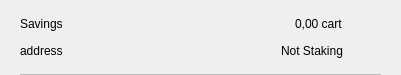
<?xml version="1.0" encoding="UTF-8"?>
<ui version="4.0">
 <class>CSRow</class>
 <widget class="QWidget" name="CSRow">
  <property name="geometry">
   <rect>
    <x>0</x>
    <y>0</y>
    <width>401</width>
    <height>75</height>
   </rect>
  </property>
  <property name="windowTitle">
   <string>Form</string>
  </property>
  <layout class="QVBoxLayout" name="verticalLayout">
   <property name="spacing">
    <number>0</number>
   </property>
   <property name="leftMargin">
    <number>20</number>
   </property>
   <property name="topMargin">
    <number>10</number>
   </property>
   <property name="rightMargin">
    <number>20</number>
   </property>
   <property name="bottomMargin">
    <number>0</number>
   </property>
   <item>
    <widget class="QWidget" name="info" native="true">
     <property name="minimumSize">
      <size>
       <width>0</width>
       <height>0</height>
      </size>
     </property>
     <layout class="QHBoxLayout" name="horizontalLayout_3">
      <property name="leftMargin">
       <number>0</number>
      </property>
      <property name="topMargin">
       <number>0</number>
      </property>
      <property name="rightMargin">
       <number>0</number>
      </property>
      <property name="bottomMargin">
       <number>10</number>
      </property>
      <item>
       <widget class="QWidget" name="container" native="true">
        <property name="minimumSize">
         <size>
          <width>0</width>
          <height>0</height>
         </size>
        </property>
        <layout class="QVBoxLayout" name="verticalLayout_2">
         <property name="spacing">
          <number>0</number>
         </property>
         <property name="leftMargin">
          <number>0</number>
         </property>
         <property name="topMargin">
          <number>0</number>
         </property>
         <property name="rightMargin">
          <number>0</number>
         </property>
         <property name="bottomMargin">
          <number>0</number>
         </property>
         <item>
          <layout class="QHBoxLayout" name="horizontalLayout">
           <item>
            <widget class="QLabel" name="labelName">
             <property name="text">
              <string>Savings</string>
             </property>
            </widget>
           </item>
           <item>
            <spacer name="horizontalSpacer">
             <property name="orientation">
              <enum>Qt::Horizontal</enum>
             </property>
             <property name="sizeHint" stdset="0">
              <size>
               <width>40</width>
               <height>20</height>
              </size>
             </property>
            </spacer>
           </item>
           <item>
            <widget class="QLabel" name="labelAmount">
             <property name="text">
              <string>0,00 cart</string>
             </property>
            </widget>
           </item>
          </layout>
         </item>
         <item>
          <layout class="QHBoxLayout" name="horizontalLayout_2">
           <item>
            <widget class="QLabel" name="labelAddress">
             <property name="text">
              <string>address</string>
             </property>
            </widget>
           </item>
           <item>
            <spacer name="horizontalSpacer_2">
             <property name="orientation">
              <enum>Qt::Horizontal</enum>
             </property>
             <property name="sizeHint" stdset="0">
              <size>
               <width>40</width>
               <height>20</height>
              </size>
             </property>
            </spacer>
           </item>
           <item>
            <widget class="QLabel" name="labelStaking">
             <property name="text">
              <string>Not Staking</string>
             </property>
            </widget>
           </item>
          </layout>
         </item>
        </layout>
       </widget>
      </item>
      <item alignment="Qt::AlignHCenter|Qt::AlignVCenter">
       <widget class="QPushButton" name="pushButtonMenu">
        <property name="minimumSize">
         <size>
          <width>24</width>
          <height>24</height>
         </size>
        </property>
        <property name="maximumSize">
         <size>
          <width>32</width>
          <height>32</height>
         </size>
        </property>
        <property name="focusPolicy">
         <enum>Qt::NoFocus</enum>
        </property>
        <property name="styleSheet">
         <string notr="true">border:none; background-color:transparent;</string>
        </property>
        <property name="text">
         <string/>
        </property>
        <property name="icon">
         <iconset>
          <normaloff>://ic-menu-hover</normaloff>://ic-menu-hover</iconset>
        </property>
        <property name="iconSize">
         <size>
          <width>24</width>
          <height>24</height>
         </size>
        </property>
       </widget>
      </item>
     </layout>
    </widget>
   </item>
   <item>
    <widget class="QLabel" name="lblDivisory">
     <property name="minimumSize">
      <size>
       <width>0</width>
       <height>1</height>
      </size>
     </property>
     <property name="maximumSize">
      <size>
       <width>16777215</width>
       <height>1</height>
      </size>
     </property>
     <property name="styleSheet">
      <string notr="true">background-color:#bababa;</string>
     </property>
     <property name="text">
      <string/>
     </property>
     <property name="alignment">
      <set>Qt::AlignBottom|Qt::AlignLeading|Qt::AlignLeft</set>
     </property>
    </widget>
   </item>
  </layout>
 </widget>
 <resources/>
 <connections/>
</ui>
